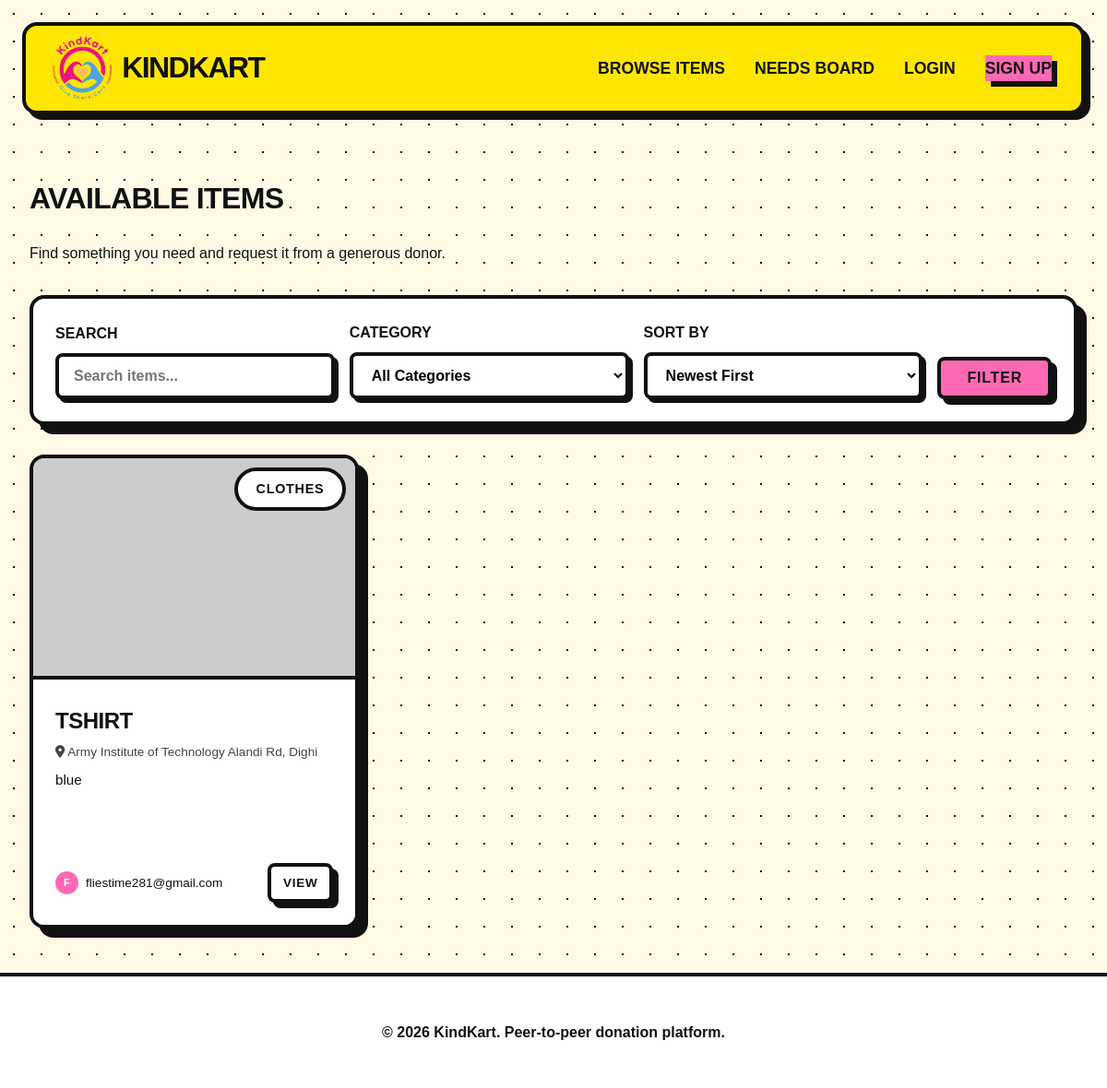
Page /items/ on the earlier database version.
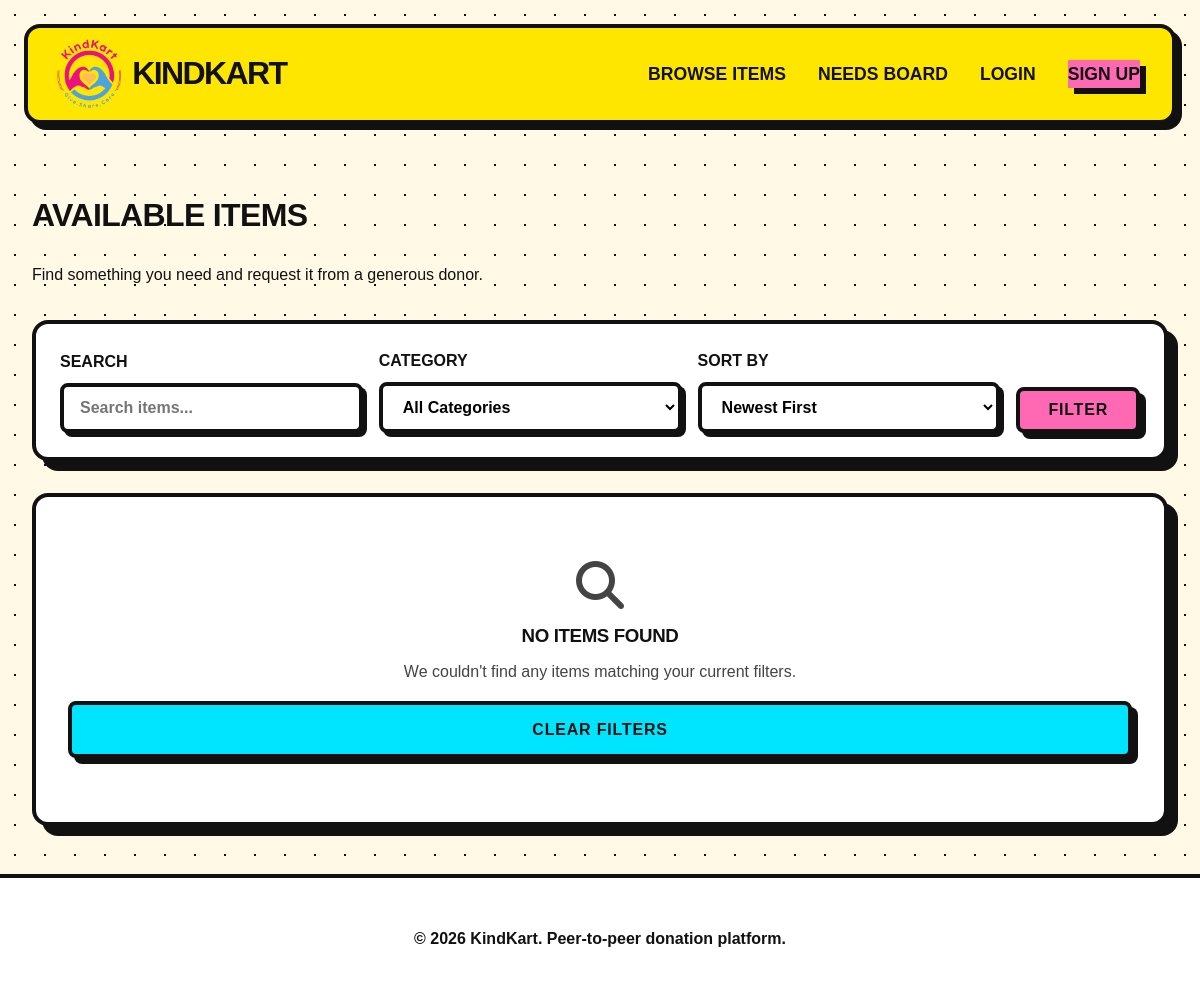
Same page on the later database version.
### models/models.py (models this page shows)
class Item(db.Model):
    id = db.Column(db.Integer, primary_key=True)
    title = db.Column(db.String(140), nullable=False)
    category = db.Column(db.String(64), nullable=False) # clothes, books, electronics, furniture, others
    description = db.Column(db.Text, nullable=False)
    condition = db.Column(db.String(64), nullable=False)
    image_url = db.Column(db.String(256))
    pickup_location = db.Column(db.String(120), nullable=False)
    status = db.Column(db.String(64), default='available') # available, pending, completed
    created_at = db.Column(db.DateTime, default=datetime.utcnow)
    donor_id = db.Column(db.Integer, db.ForeignKey('user.id'))
    requests = db.relationship('Request', backref='item', lazy='dynamic')

class User(db.Model, UserMixin):
    id = db.Column(db.Integer, primary_key=True)
    username = db.Column(db.String(64), index=True, unique=True, nullable=False)
    email = db.Column(db.String(120), index=True, unique=True, nullable=False)
    password_hash = db.Column(db.String(128))
    location = db.Column(db.String(120))
    items_donated_count = db.Column(db.Integer, default=0)
    people_helped_count = db.Column(db.Integer, default=0)
    reputation_score = db.Column(db.Integer, default=0)
    created_at = db.Column(db.DateTime, default=datetime.utcnow)
    donations = db.relationship('Item', backref='donor', lazy='dynamic')
    requests_sent = db.relationship('Request', foreign_keys='Request.requester_id', backref='requester', lazy='dynamic')
    messages_sent = db.relationship('Message', backref='sender', lazy='dynamic')
    notifications = db.relationship('Notification', backref='user', lazy='dynamic')
    wishlist = db.relationship('Wishlist', backref='user', lazy='dynamic')

### routes/items.py (the view)
@items_bp.route('/')
def browse():
    query = Item.query.filter_by(status='available')
    search = request.args.get('search')
    if search:
        query = query.filter(Item.title.ilike(f'%{search}%') | Item.description.ilike(f'%{search}%'))
    category = request.args.get('category')
    if category:
        query = query.filter_by(category=category)
    sort = request.args.get('sort', 'newest')
    if sort == 'newest':
        query = query.order_by(Item.created_at.desc())
    elif sort == 'oldest':
        query = query.order_by(Item.created_at.asc())
    page = request.args.get('page', 1, type=int)
    pagination = query.paginate(page=page, per_page=12, error_out=False)
    items = pagination.items
    return render_template('items/browse.html', items=items, pagination=pagination, search=search, category=category, sort=sort)

### templates/items/browse.html (shortened to what this page needs)
{% extends "base.html" %}
{% block content %}
<div class="browse-header" style="margin-bottom: 2rem; display: flex; flex-direction: column; gap: 1rem;">
    <h1>Available Items</h1>
    <p>Find something you need and request it from a generous donor.</p>
</div>
<div class="browse-controls card" style="margin-bottom: 2rem; padding: 1.5rem;">
    <form method="GET" action="{{ url_for('items.browse') }}" style="display: flex; gap: 1rem; flex-wrap: wrap; align-items: flex-end;">
        <div class="form-group" style="flex: 1; min-width: 200px; margin-bottom: 0;">
            <label for="search">Search</label>
            <input type="text" id="search" name="search" value="{{ search or '' }}" placeholder="Search items...">
        </div>
        <div class="form-group" style="flex: 1; min-width: 150px; margin-bottom: 0;">
            <label for="category">Category</label>
            <select id="category" name="category">
                <option value="">All Categories</option>
            </select>
        </div>
        <div class="form-group" style="flex: 1; min-width: 150px; margin-bottom: 0;">
            <label for="sort">Sort By</label>
            <select id="sort" name="sort">
                <option value="newest" {% if sort == 'newest' %}selected{% endif %}>Newest First</option>
            </select>
        </div>
        <button type="submit" class="btn btn-primary" style="height: 46px; min-width: 120px;">Filter</button>
    </form>
</div>
<div class="browse-grid">
    {% if items %}
        <div style="display: grid; grid-template-columns: repeat(auto-fill, minmax(280px, 1fr)); gap: 2rem;">
            {% for item in items %}
            <div class="card">
                <div style="position: relative;">
                    <img src="{{ url_for('static', filename='images/uploads/' + (item.image_url if item.image_url else 'placeholder.jpg')) }}" class="card-img-top" alt="{{ item.title }}" onerror="this.src='https://placehold.co/600x400/eeeeee/2ecc71?text=No+Image'">
                    <span class="badge badge-secondary" style="position: absolute; top: 10px; right: 10px; z-index: 10; box-shadow: var(--shadow-sm); background: white;">{{ item.category }}</span>
                </div>
                <div class="card-body">
                    <h3 class="card-title">{{ item.title }}</h3>
                    <p style="color: var(--text-muted); font-size: 0.85rem; margin-bottom: 0.5rem;"><i class="fa-solid fa-location-dot"></i> {{ item.pickup_location }}</p>
                    <p class="card-text" style="font-size: 0.95rem; line-height: 1.5; height: 3em; overflow: hidden; text-overflow: ellipsis; display: -webkit-box; -webkit-line-clamp: 2; line-clamp: 2; -webkit-box-orient: vertical;">
                        {{ item.description }}
                    </p>
                    <div style="display: flex; justify-content: space-between; align-items: center; margin-top: 1rem; padding-top: 1rem; border-top: 1px solid var(--border-color);">
                        <div style="display: flex; align-items: center; gap: 0.5rem;">
                            <div style="width: 25px; height: 25px; border-radius: 50%; background-color: var(--primary-color); color: white; display: flex; align-items: center; justify-content: center; font-size: 0.7rem; font-weight: bold;">
                                {{ item.donor.username[0] | upper }}
                            </div>
                            <a href="{{ url_for('main.user_profile', username=item.donor.username) }}" style="font-size: 0.85rem; color: var(--text-color); text-decoration: none;">{{ item.donor.username }}</a>
                        </div>
                        <a href="{{ url_for('items.detail', item_id=item.id) }}" class="btn btn-outline" style="padding: 0.4rem 0.8rem; font-size: 0.85rem;">View</a>
                    </div>
                </div>
            </div>
            {% endfor %}
        </div>
    {% else %}
        <div class="card" style="text-align: center; padding: 4rem 2rem;">
            <i class="fa-solid fa-magnifying-glass" style="font-size: 3rem; color: var(--text-muted); margin-bottom: 1rem;"></i>
            <h3>No items found</h3>
            <p style="color: var(--text-muted);">We couldn't find any items matching your current filters.</p>
            <a href="{{ url_for('items.browse') }}" class="btn btn-secondary" style="margin-top: 1rem;">Clear Filters</a>
        </div>
    {% endif %}
</div>
{% endblock %}

### templates/base.html (shortened to what this page needs)
<!DOCTYPE html>
<html lang="en">
<head>
    <link rel="stylesheet" href="https://cdnjs.cloudflare.com/ajax/libs/font-awesome/6.4.0/css/all.min.css">
    <link rel="stylesheet" href="{{ url_for('static', filename='css/base.css') }}">
    <link rel="stylesheet" href="{{ url_for('static', filename='css/components.css') }}">
</head>
<body>
    <nav class="navbar sticky">
        <div class="nav-container">
            <a href="{{ url_for('main.index') }}" class="brand-logo" style="display: flex; align-items: center; gap: 0.75rem;">
                <img src="{{ url_for('static', filename='images/logo.png') }}" alt="KindKart Logo" style="height: 60px; width: auto; object-fit: contain; transform: scale(1.25); transform-origin: center;"> KindKart
            </a>
            <div class="nav-links">
                <a href="{{ url_for('items.browse') }}" class="nav-link">Browse Items</a>
                <a href="{{ url_for('main.needs_board') }}" class="nav-link">Needs Board</a>
                {% if current_user.is_authenticated %}
                    <a href="{{ url_for('items.donate') }}" class="nav-link btn-donate">Donate</a>
                    <div class="dropdown">
                        <button class="nav-link dropbtn" style="position: relative;">
                            <i class="fa-solid fa-bell"></i>
                            {% if unread_notifications > 0 %}
                            <span id="notif-badge" style="position: absolute; top: -5px; right: -10px; background: var(--danger-color); color: white; border-radius: 50%; width: 18px; height: 18px; font-size: 0.7rem; display: flex; align-items: center; justify-content: center; font-weight: bold;">
                                {{ unread_notifications }}
                            </span>
                            {% endif %}
                        </button>
                        <div class="dropdown-content" style="right: -50px; min-width: 300px; max-height: 400px; overflow-y: auto;">
                            <h4 style="padding: 10px 16px; margin: 0; border-bottom: 1px solid var(--border-color);">Notifications</h4>
                            {% if recent_notifications %}
                                {% for notif in recent_notifications %}
                                <a href="{{ url_for('main.read_notification', notif_id=notif.id) }}" style="flex-direction: column; align-items: flex-start; gap: 0.2rem; background-color: {% if not notif.is_read %}var(--bg-color){% else %}transparent{% endif %};">
                                    <span style="font-size: 0.9rem; color: var(--text-color);">{{ notif.content }}</span>
                                    <span style="font-size: 0.7rem; color: var(--text-muted);">{{ notif.created_at.strftime('%b %d, %H:%M') }}</span>
                                </a>
                                {% endfor %}
                            {% else %}
                                <p style="padding: 1rem; text-align: center; color: var(--text-muted); margin: 0;">No notifications yet.</p>
                            {% endif %}
                        </div>
                    </div>
                    <div class="dropdown">
                        <button class="nav-link dropbtn">
                            <i class="fa-solid fa-user-circle"></i> {{ current_user.username }}
                        </button>
                        <div class="dropdown-content">
                            <a href="{{ url_for('main.dashboard') }}"><i class="fa-solid fa-chart-line"></i> Dashboard</a>
                            <a href="{{ url_for('main.profile') }}"><i class="fa-solid fa-user"></i> Profile</a>
                            <a href="{{ url_for('chat.chat_list') }}"><i class="fa-solid fa-comments"></i> Messages</a>
                            <div class="divider"></div>
                            <a href="{{ url_for('auth.logout') }}"><i class="fa-solid fa-sign-out-alt"></i> Logout</a>
                        </div>
                    </div>
                {% else %}
                    <a href="{{ url_for('auth.login') }}" class="nav-link">Login</a>
                    <a href="{{ url_for('auth.register') }}" class="nav-link btn-primary">Sign Up</a>
                {% endif %}
            </div>
        </div>
    </nav>
    <main class="main-content">
        {% block content %}{% endblock %}
    </main>
    <footer class="footer">
        <div class="footer-content">
            <p>&copy; 2026 KindKart. Peer-to-peer donation platform.</p>
        </div>
    </footer>
</body>
</html>

### static/css/base.css (style rules this page uses)
:root { --primary-color: #FF69B4; --primary-hover: #FF1493; --secondary-color: #00E5FF; --secondary-hover: #00B8D4; --accent-color: #FFE600; --accent-hover: #FFD600; --success-color: #00E676; --bg-color: #FFF9E6; --surface-color: #FFFFFF; --text-color: #111111; --text-muted: #444444; --danger-color: #FF3D00; --warning-color: #FFC400; --border-dark: 4px solid #111111; --border-light: 2px solid #111111; --shadow-hard-sm: 4px 4px 0px #111111; --shadow-hard-md: 6px 6px 0px #111111; --shadow-hard-lg: 10px 10px 0px #111111; --shadow-hard-hover: 2px 2px 0px #111111; --radius-sm: 0.5rem; --radius-md: 1rem; --radius-lg: 1.5rem; --radius-xl: 2rem; --radius-full: 9999px; --transition: all 0.2s cubic-bezier(0.25, 0.46, 0.45, 0.94); }
* { box-sizing: border-box; margin: 0; padding: 0; }
body { font-family: 'Outfit', sans-serif; color: var(--text-color); background-color: var(--bg-color); line-height: 1.6; display: flex; flex-direction: column; min-height: 100vh; -webkit-font-smoothing: antialiased; -moz-osx-font-smoothing: grayscale; background-image: radial-gradient(#111111 1px, transparent 1px); background-size: 30px 30px; background-position: 0 0, 15px 15px; background-attachment: fixed; }
h1, h2, h3, h4, h5, h6 { font-weight: 900; line-height: 1.2; color: var(--text-color); letter-spacing: -0.02em; margin-bottom: 0.75rem; text-transform: uppercase; }
a { color: var(--primary-color); text-decoration: none; transition: var(--transition); }
.main-content { flex: 1; padding: 3rem 2rem; max-width: 1280px; margin: 0 auto; width: 100%; }
.navbar { background-color: var(--accent-color); border: var(--border-dark); box-shadow: var(--shadow-hard-md); padding: 1rem 2rem; z-index: 1000; transition: var(--transition); margin: 1.5rem; border-radius: var(--radius-md); }
.navbar.sticky { position: sticky; top: 1.5rem; }
.nav-container { max-width: 1280px; margin: 0 auto; display: flex; justify-content: space-between; align-items: center; }
.brand-logo { font-size: 2rem; font-weight: 900; color: var(--text-color); display: flex; align-items: center; gap: 0.5rem; letter-spacing: -0.05em; text-transform: uppercase; }
.nav-links { display: flex; align-items: center; gap: 2rem; }
.nav-link { color: var(--text-color); font-weight: 800; font-size: 1.1rem; text-transform: uppercase; position: relative; text-decoration: none; }
.nav-link:not(.btn-donate):not(.btn-primary):not(.dropbtn)::after { content: ''; position: absolute; width: 0; height: 4px; bottom: -6px; left: 0; background-color: var(--text-color); transition: width 0.2s ease; }
.footer { background-color: var(--surface-color); border-top: var(--border-dark); padding: 3rem 2rem; text-align: center; color: var(--text-color); font-weight: 700; margin-top: auto; }

### static/css/components.css (style rules this page uses)
.btn { display: inline-flex; align-items: center; justify-content: center; gap: 0.5rem; padding: 0.75rem 1.75rem; border-radius: var(--radius-sm); font-weight: 800; text-transform: uppercase; text-align: center; cursor: pointer; border: var(--border-dark); transition: var(--transition); font-size: 1rem; letter-spacing: 0.05em; position: relative; z-index: 1; text-decoration: none; }
.btn-primary { background-color: var(--primary-color); color: #111111 !important; box-shadow: var(--shadow-hard-md); }
.btn-secondary { background-color: var(--secondary-color); color: #111111 !important; box-shadow: var(--shadow-hard-md); }
.card { background-color: var(--surface-color); border-radius: var(--radius-md); box-shadow: var(--shadow-hard-lg); overflow: hidden; transition: var(--transition); border: var(--border-dark); display: flex; flex-direction: column; position: relative; z-index: 1; }
.form-group { margin-bottom: 1.5rem; }
.form-group label { display: block; margin-bottom: 0.5rem; font-weight: 800; color: var(--text-color); font-size: 1rem; text-transform: uppercase; }
input[type="text"], input[type="email"], input[type="password"], input[type="number"], select, textarea { width: 100%; padding: 0.75rem 1rem; border-radius: var(--radius-sm); border: var(--border-dark); font-family: inherit; font-size: 1rem; font-weight: 600; transition: var(--transition); background-color: var(--surface-color); box-shadow: var(--shadow-hard-sm); }

Differences in the rows shown:
removed Item: category "CLOTHES", title "TSHIRT", pickup_location "Army Institute of Technology Alandi Rd, Dighi", description "blue", donor "F", donor.username "fliestime281@gmail.com"
Other differences:
text now shown: "NO ITEMS FOUND We couldn't find any items matching your current filters. CLEAR FILTERS"
